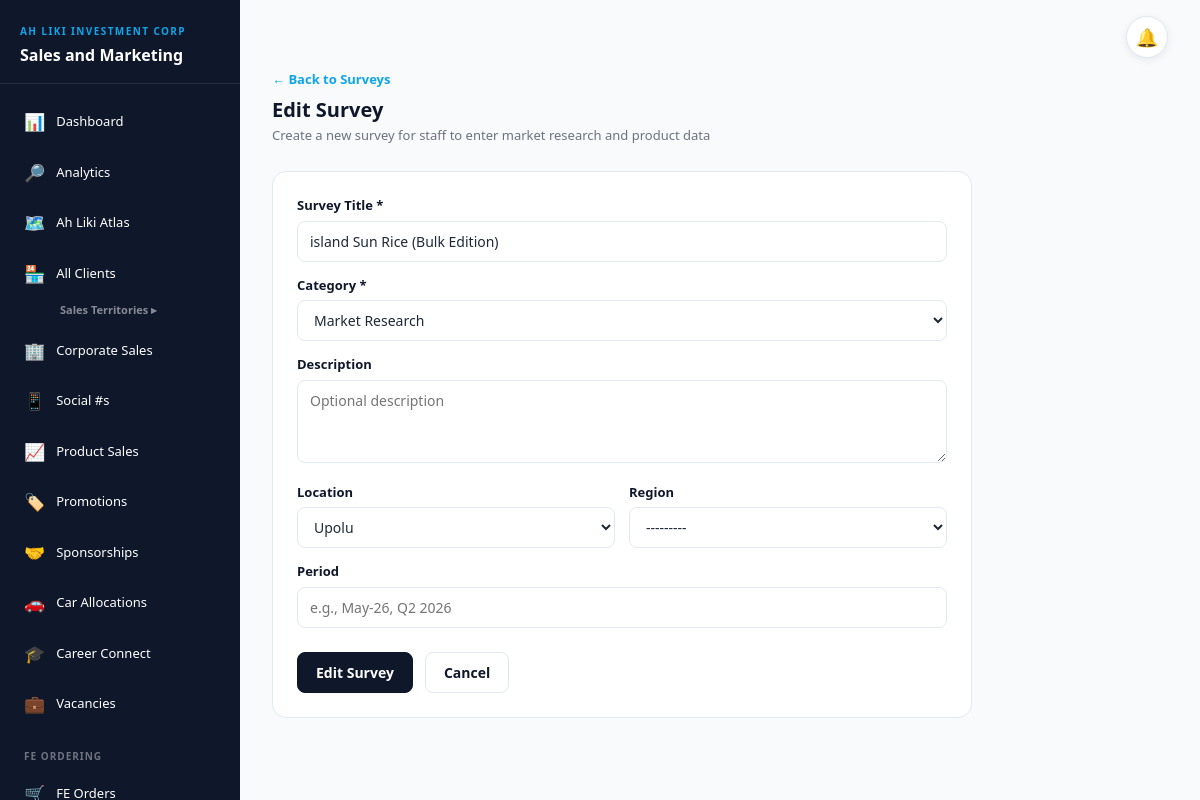
/surveys/5/edit/ (signed in), run on the app's committed database.
### shops/models.py (models this page shows, shortened)
class Survey(models.Model):
    CATEGORY_CHOICES = [
        ('Product Performance', 'Product Performance'),
        ('Market Research', 'Market Research'),
        ('Regional Sales', 'Regional Sales'),
        ('Customer Feedback', 'Customer Feedback'),
        ('Competitor Analysis', 'Competitor Analysis'),
        ('Other', 'Other'),
    ]
    LOCATION_CHOICES = [
        ('UPOLU', 'Upolu'),
        ('SAVAII', 'Savaii'),
    ]
    REGION_CHOICES = [
        ('1', 'Region 1'),
        ('2', 'Region 2'),
        ('3', 'Region 3'),
        ('4', 'Region 4'),
    ]
    title       = models.CharField(max_length=255)
    category    = models.CharField(max_length=50, choices=CATEGORY_CHOICES, default='Product Performance')
    description = models.TextField(blank=True)
    location    = models.CharField(max_length=100, choices=LOCATION_CHOICES, blank=True)
    region      = models.CharField(max_length=50, choices=REGION_CHOICES, blank=True)
    period      = models.CharField(max_length=50, blank=True)  # e.g., "May-26", "Q2 2026"
    created_at  = models.DateTimeField(auto_now_add=True)
    updated_at  = models.DateTimeField(auto_now=True)
    created_by  = models.CharField(max_length=100, blank=True)
    class Meta:
        ordering = ['-created_at']

### shops/views.py (the view)
# urls.py: path('surveys/<int:survey_id>/edit/',     views.edit_survey,            name='edit_survey'),
@login_required(login_url='login')
def edit_survey(request, survey_id):
    from .forms import SurveyForm
    survey = get_object_or_404(Survey, id=survey_id)
    if request.method == 'POST':
        form = SurveyForm(request.POST, instance=survey)
        if form.is_valid():
            survey = form.save(commit=False)
            if request.user.is_authenticated:
                survey.created_by = request.user.username
            survey.save()
            return redirect('survey_detail', survey_id=survey.id)
    else:
        form = SurveyForm(instance=survey)
    return render(request, 'shops/survey_form.html', {'form': form, 'action': 'Edit', 'survey': survey})

### shops/forms.py
class SurveyForm(forms.ModelForm):
    class Meta:
        model = Survey
        fields = ['title', 'category', 'description', 'location', 'region', 'period']
        widgets = {
            'title': forms.TextInput(attrs={'class': 'sms-input', 'placeholder': 'Survey title'}),
            'category': forms.Select(attrs={'class': 'sms-input'}),
            'description': forms.Textarea(attrs={'class': 'sms-input', 'rows': 3, 'placeholder': 'Optional description'}),
            'location': forms.Select(attrs={'class': 'sms-input'}),
            'region': forms.Select(attrs={'class': 'sms-input'}),
            'period': forms.TextInput(attrs={'class': 'sms-input', 'placeholder': 'e.g., May-26, Q2 2026'}),
        }

### fe_orders/access.py (called while the page is built)
def is_fe(user):
    return (user.is_authenticated and not user.is_superuser
            and user.groups.filter(name=FE_GROUP).exists())

def fe_context(request):
    return {'is_fe': getattr(request, 'is_fe', False)}

    def __call__(self, request):
        request.is_fe = is_fe(request.user)
        if request.is_fe and not self._allowed(request.path_info):
            return redirect('fe_home')
        return self.get_response(request)

### shops/access.py (called while the page is built)
def roles_of(user):
    if not user.is_authenticated:
        return set()
    if user.is_superuser:
        return {MANAGER}
    return set(user.groups.filter(name__in=ROLES).values_list('name', flat=True))

def finance_roles_of(user):
    if not user.is_authenticated or user.is_superuser:
        return set()
    return set(user.groups.filter(name__in=FINANCE_ROLES).values_list('name', flat=True))

def is_finance(user):
    return bool(finance_roles_of(user)) and not roles_of(user)

def is_hr(user):
    return (user.is_authenticated and not user.is_superuser and not roles_of(user) and not finance_roles_of(user)
            and user.groups.filter(name=HR_GROUP).exists())

def is_social(user):
    return (user.is_authenticated and not user.is_superuser and not roles_of(user) and not finance_roles_of(user)
            and user.groups.filter(name=SOCIAL_GROUP).exists() and not is_hr(user))

def blocked_areas(user):
    roles = roles_of(user)
    if not roles:
        return set().union(*BLOCKED.values())
    return set.intersection(*(BLOCKED[r] for r in roles))

def can_see_sales(request):
    return not {'corporate_sales', 'monthly_sales'} <= getattr(request, 'blocked_areas', set())

### shops/templates/shops/survey_form.html (shortened to what this page needs)
{% extends 'shops/base.html' %}
{% block content %}
<div style="margin-bottom:26px">
  <a href="{% url 'survey_list' %}" style="color:var(--accent);text-decoration:none;font-size:13px;font-weight:600;margin-bottom:8px;display:inline-block">← Back to Surveys</a>
  <h1 class="page-title">{{ action }} Survey</h1>
  <p class="page-sub">Create a new survey for staff to enter market research and product data</p>
</div>
<div class="sms-card" style="max-width:700px;padding:24px">
  <form method="POST">
    <div class="form-group">
      <label class="sms-label">Survey Title *</label>
      {{ form.title }}
    </div>
    <div class="form-group">
      <label class="sms-label">Category *</label>
      {{ form.category }}
    </div>
    <div class="form-group">
      <label class="sms-label">Description</label>
      {{ form.description }}
    </div>
    <div style="display:grid;grid-template-columns:1fr 1fr;gap:14px">
      <div class="form-group">
        <label class="sms-label">Location</label>
        {{ form.location }}
      </div>
      <div class="form-group">
        <label class="sms-label">Region</label>
        {{ form.region }}
      </div>
    </div>
    <div class="form-group">
      <label class="sms-label">Period</label>
      {{ form.period }}
    </div>
    <div style="display:flex;gap:12px;margin-top:24px">
      <button type="submit" class="btn-sms btn-primary-custom">{{ action }} Survey</button>
      <a href="{% url 'survey_list' %}" class="btn-sms btn-outline-custom">Cancel</a>
    </div>
  </form>
</div>
{% endblock %}

### shops/templates/shops/base.html (style rules this page uses)
:root { --primary: #0F172A; --primary2: #1E293B; --accent: #0EA5E9; --accent-light: #38BDF8; --surface: #F8FAFC; --card: #FFFFFF; --muted: #6B7280; --border: #E2E8F0; --success: #16A34A; --danger: #DC2626; --info: #2563EB; --text-primary: #0F172A; --text-secondary: #475569; }
* { box-sizing: border-box; }
body { font-family: 'Segoe UI', system-ui, sans-serif; background: var(--surface); min-height: 100vh; margin: 0; color: #1F2937; }
.btn-primary-custom { background: var(--primary); color: #fff; border: 1px solid var(--primary); }
.btn-outline-custom { background: transparent; color: var(--primary); border: 1px solid var(--border); }
.btn-sms { border-radius: 8px; padding: 9px 18px; font-size: 14px; font-weight: 600; cursor: pointer; display: inline-flex; align-items: center; gap: 6px; text-decoration: none; }
.sms-card { background: var(--card); border: 1px solid var(--border); border-radius: 14px; overflow: hidden; }
.sms-input { width:100%; padding:9px 12px; border:1px solid var(--border); border-radius:8px; font-size:14px; background:var(--card); color:#1F2937; outline:none; }
.sms-label { display:block; margin-bottom:5px; font-size:13px; font-weight:600; color:var(--primary); }
.form-group { margin-bottom:14px; }
.page-title { margin:0; color:var(--primary); font-size:20px; font-weight:700; }
.page-sub { margin:4px 0 0; color:var(--muted); font-size:13px; }

### shops/templates/shops/survey_form.html (style rules this page uses)
.sms-input { width: 100%; padding: 9px 12px; border: 1px solid var(--border); border-radius: 8px; font-size: 14px; background: var(--card); color: #1F2937; outline: none; }
select.sms-input { cursor: pointer; }
textarea.sms-input { resize: vertical; font-family: 'Segoe UI', system-ui, sans-serif; }

### data on the page
Survey: title "island Sun Rice (Bulk Edition)", category "Market Research", location "Upolu", region "---------"

### other printed values
{{ action }} "Edit"
